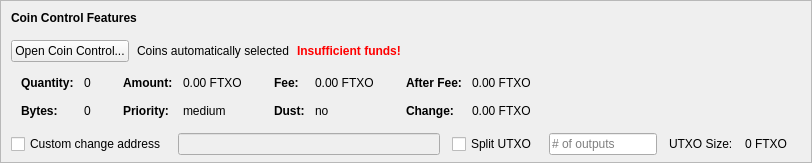
    <widget class="QFrame" name="frameCoinControl">
     <property name="sizePolicy">
      <sizepolicy hsizetype="Expanding" vsizetype="Expanding">
       <horstretch>0</horstretch>
       <verstretch>0</verstretch>
      </sizepolicy>
     </property>
     <property name="maximumSize">
      <size>
       <width>16777215</width>
       <height>16777215</height>
      </size>
     </property>
     <property name="frameShape">
      <enum>QFrame::StyledPanel</enum>
     </property>
     <property name="frameShadow">
      <enum>QFrame::Sunken</enum>
     </property>
     <layout class="QVBoxLayout" name="verticalLayoutCoinControl2">
      <property name="spacing">
       <number>0</number>
      </property>
      <property name="leftMargin">
       <number>0</number>
      </property>
      <property name="topMargin">
       <number>0</number>
      </property>
      <property name="rightMargin">
       <number>0</number>
      </property>
      <property name="bottomMargin">
       <number>6</number>
      </property>
      <item>
       <layout class="QVBoxLayout" name="verticalLayoutCoinControl" stretch="0,0,0,0,1">
        <property name="spacing">
         <number>0</number>
        </property>
        <property name="leftMargin">
         <number>10</number>
        </property>
        <property name="topMargin">
         <number>10</number>
        </property>
        <item>
         <layout class="QHBoxLayout" name="horizontalLayoutCoinControl1">
          <property name="bottomMargin">
           <number>15</number>
          </property>
          <item>
           <widget class="QLabel" name="labelCoinControlFeatures">
            <property name="sizePolicy">
             <sizepolicy hsizetype="Preferred" vsizetype="Maximum">
              <horstretch>0</horstretch>
              <verstretch>0</verstretch>
             </sizepolicy>
            </property>
            <property name="font">
             <font>
              <weight>75</weight>
              <bold>true</bold>
             </font>
            </property>
            <property name="styleSheet">
             <string notr="true">font-weight:bold;</string>
            </property>
            <property name="text">
             <string>Coin Control Features</string>
            </property>
           </widget>
          </item>
         </layout>
        </item>
        <item>
         <layout class="QHBoxLayout" name="horizontalLayoutCoinControl2" stretch="0,0,0,0">
          <property name="spacing">
           <number>8</number>
          </property>
          <property name="bottomMargin">
           <number>10</number>
          </property>
          <item>
           <widget class="QPushButton" name="pushButtonCoinControl">
            <property name="styleSheet">
             <string notr="true"/>
            </property>
            <property name="text">
             <string>Open Coin Control...</string>
            </property>
            <property name="autoDefault">
             <bool>false</bool>
            </property>
           </widget>
          </item>
          <item>
           <widget class="QLabel" name="labelCoinControlAutomaticallySelected">
            <property name="text">
             <string>Coins automatically selected</string>
            </property>
            <property name="margin">
             <number>5</number>
            </property>
           </widget>
          </item>
          <item>
           <widget class="QLabel" name="labelCoinControlInsuffFunds">
            <property name="font">
             <font>
              <weight>75</weight>
              <bold>true</bold>
             </font>
            </property>
            <property name="styleSheet">
             <string notr="true">color:red;font-weight:bold;</string>
            </property>
            <property name="text">
             <string>Insufficient funds!</string>
            </property>
            <property name="margin">
             <number>5</number>
            </property>
           </widget>
          </item>
          <item>
           <spacer name="horizontalSpacerCoinControl">
            <property name="orientation">
             <enum>Qt::Horizontal</enum>
            </property>
            <property name="sizeHint" stdset="0">
             <size>
              <width>40</width>
              <height>1</height>
             </size>
            </property>
           </spacer>
          </item>
         </layout>
        </item>
        <item>
         <widget class="QWidget" name="widgetCoinControl" native="true">
          <property name="sizePolicy">
           <sizepolicy hsizetype="Preferred" vsizetype="Preferred">
            <horstretch>0</horstretch>
            <verstretch>0</verstretch>
           </sizepolicy>
          </property>
          <property name="minimumSize">
           <size>
            <width>0</width>
            <height>0</height>
           </size>
          </property>
          <property name="styleSheet">
           <string notr="true"/>
          </property>
          <layout class="QHBoxLayout" name="horizontalLayoutCoinControl5">
           <property name="leftMargin">
            <number>0</number>
           </property>
           <property name="topMargin">
            <number>0</number>
           </property>
           <property name="rightMargin">
            <number>0</number>
           </property>
           <property name="bottomMargin">
            <number>0</number>
           </property>
           <item>
            <layout class="QHBoxLayout" name="horizontalLayoutCoinControl3" stretch="0,0,0,1">
             <property name="spacing">
              <number>20</number>
             </property>
             <property name="topMargin">
              <number>0</number>
             </property>
             <property name="bottomMargin">
              <number>10</number>
             </property>
             <item>
              <layout class="QFormLayout" name="formLayoutCoinControl1">
               <property name="horizontalSpacing">
                <number>10</number>
               </property>
               <property name="verticalSpacing">
                <number>14</number>
               </property>
               <property name="leftMargin">
                <number>10</number>
               </property>
               <property name="topMargin">
                <number>4</number>
               </property>
               <property name="rightMargin">
                <number>6</number>
               </property>
               <item row="0" column="0">
                <widget class="QLabel" name="labelCoinControlQuantityText">
                 <property name="font">
                  <font>
                   <weight>75</weight>
                   <bold>true</bold>
                  </font>
                 </property>
                 <property name="text">
                  <string>Quantity:</string>
                 </property>
                 <property name="margin">
                  <number>0</number>
                 </property>
                </widget>
               </item>
               <item row="0" column="1">
                <widget class="QLabel" name="labelCoinControlQuantity">
                 <property name="cursor">
                  <cursorShape>IBeamCursor</cursorShape>
                 </property>
                 <property name="contextMenuPolicy">
                  <enum>Qt::ActionsContextMenu</enum>
                 </property>
                 <property name="text">
                  <string notr="true">0</string>
                 </property>
                 <property name="margin">
                  <number>0</number>
                 </property>
                 <property name="textInteractionFlags">
                  <set>Qt::LinksAccessibleByMouse|Qt::TextSelectableByKeyboard|Qt::TextSelectableByMouse</set>
                 </property>
                </widget>
               </item>
               <item row="1" column="0">
                <widget class="QLabel" name="labelCoinControlBytesText">
                 <property name="font">
                  <font>
                   <weight>75</weight>
                   <bold>true</bold>
                  </font>
                 </property>
                 <property name="text">
                  <string>Bytes:</string>
                 </property>
                </widget>
               </item>
               <item row="1" column="1">
                <widget class="QLabel" name="labelCoinControlBytes">
                 <property name="cursor">
                  <cursorShape>IBeamCursor</cursorShape>
                 </property>
                 <property name="contextMenuPolicy">
                  <enum>Qt::ActionsContextMenu</enum>
                 </property>
                 <property name="text">
                  <string notr="true">0</string>
                 </property>
                 <property name="textInteractionFlags">
                  <set>Qt::LinksAccessibleByMouse|Qt::TextSelectableByKeyboard|Qt::TextSelectableByMouse</set>
                 </property>
                </widget>
               </item>
              </layout>
             </item>
             <item>
              <layout class="QFormLayout" name="formLayoutCoinControl2">
               <property name="horizontalSpacing">
                <number>10</number>
               </property>
               <property name="verticalSpacing">
                <number>14</number>
               </property>
               <property name="leftMargin">
                <number>6</number>
               </property>
               <property name="topMargin">
                <number>4</number>
               </property>
               <property name="rightMargin">
                <number>6</number>
               </property>
               <item row="0" column="0">
                <widget class="QLabel" name="labelCoinControlAmountText">
                 <property name="font">
                  <font>
                   <weight>75</weight>
                   <bold>true</bold>
                  </font>
                 </property>
                 <property name="text">
                  <string>Amount:</string>
                 </property>
                 <property name="margin">
                  <number>0</number>
                 </property>
                </widget>
               </item>
               <item row="0" column="1">
                <widget class="QLabel" name="labelCoinControlAmount">
                 <property name="cursor">
                  <cursorShape>IBeamCursor</cursorShape>
                 </property>
                 <property name="contextMenuPolicy">
                  <enum>Qt::ActionsContextMenu</enum>
                 </property>
                 <property name="text">
                  <string notr="true">0.00 FTXO</string>
                 </property>
                 <property name="textInteractionFlags">
                  <set>Qt::LinksAccessibleByMouse|Qt::TextSelectableByKeyboard|Qt::TextSelectableByMouse</set>
                 </property>
                </widget>
               </item>
               <item row="1" column="0">
                <widget class="QLabel" name="labelCoinControlPriorityText">
                 <property name="font">
                  <font>
                   <weight>75</weight>
                   <bold>true</bold>
                  </font>
                 </property>
                 <property name="text">
                  <string>Priority:</string>
                 </property>
                </widget>
               </item>
               <item row="1" column="1">
                <widget class="QLabel" name="labelCoinControlPriority">
                 <property name="cursor">
                  <cursorShape>IBeamCursor</cursorShape>
                 </property>
                 <property name="contextMenuPolicy">
                  <enum>Qt::ActionsContextMenu</enum>
                 </property>
                 <property name="text">
                  <string>medium</string>
                 </property>
                 <property name="textInteractionFlags">
                  <set>Qt::LinksAccessibleByMouse|Qt::TextSelectableByKeyboard|Qt::TextSelectableByMouse</set>
                 </property>
                </widget>
               </item>
              </layout>
             </item>
             <item>
              <layout class="QFormLayout" name="formLayoutCoinControl3">
               <property name="horizontalSpacing">
                <number>10</number>
               </property>
               <property name="verticalSpacing">
                <number>14</number>
               </property>
               <property name="leftMargin">
                <number>6</number>
               </property>
               <property name="topMargin">
                <number>4</number>
               </property>
               <property name="rightMargin">
                <number>6</number>
               </property>
               <item row="0" column="0">
                <widget class="QLabel" name="labelCoinControlFeeText">
                 <property name="font">
                  <font>
                   <weight>75</weight>
                   <bold>true</bold>
                  </font>
                 </property>
                 <property name="text">
                  <string>Fee:</string>
                 </property>
                 <property name="margin">
                  <number>0</number>
                 </property>
                </widget>
               </item>
               <item row="0" column="1">
                <widget class="QLabel" name="labelCoinControlFee">
                 <property name="cursor">
                  <cursorShape>IBeamCursor</cursorShape>
                 </property>
                 <property name="contextMenuPolicy">
                  <enum>Qt::ActionsContextMenu</enum>
                 </property>
                 <property name="text">
                  <string notr="true">0.00 FTXO</string>
                 </property>
                 <property name="textInteractionFlags">
                  <set>Qt::LinksAccessibleByMouse|Qt::TextSelectableByKeyboard|Qt::TextSelectableByMouse</set>
                 </property>
                </widget>
               </item>
               <item row="1" column="0">
                <widget class="QLabel" name="labelCoinControlLowOutputText">
                 <property name="font">
                  <font>
                   <weight>75</weight>
                   <bold>true</bold>
                  </font>
                 </property>
                 <property name="text">
                  <string>Dust:</string>
                 </property>
                </widget>
               </item>
               <item row="1" column="1">
                <widget class="QLabel" name="labelCoinControlLowOutput">
                 <property name="cursor">
                  <cursorShape>IBeamCursor</cursorShape>
                 </property>
                 <property name="contextMenuPolicy">
                  <enum>Qt::ActionsContextMenu</enum>
                 </property>
                 <property name="text">
                  <string>no</string>
                 </property>
                 <property name="textInteractionFlags">
                  <set>Qt::LinksAccessibleByMouse|Qt::TextSelectableByKeyboard|Qt::TextSelectableByMouse</set>
                 </property>
                </widget>
               </item>
              </layout>
             </item>
             <item>
              <layout class="QFormLayout" name="formLayoutCoinControl4">
               <property name="horizontalSpacing">
                <number>10</number>
               </property>
               <property name="verticalSpacing">
                <number>14</number>
               </property>
               <property name="leftMargin">
                <number>6</number>
               </property>
               <property name="topMargin">
                <number>4</number>
               </property>
               <property name="rightMargin">
                <number>6</number>
               </property>
               <item row="0" column="0">
                <widget class="QLabel" name="labelCoinControlAfterFeeText">
                 <property name="font">
                  <font>
                   <weight>75</weight>
                   <bold>true</bold>
                  </font>
                 </property>
                 <property name="text">
                  <string>After Fee:</string>
                 </property>
                 <property name="margin">
                  <number>0</number>
                 </property>
                </widget>
               </item>
               <item row="0" column="1">
                <widget class="QLabel" name="labelCoinControlAfterFee">
                 <property name="cursor">
                  <cursorShape>IBeamCursor</cursorShape>
                 </property>
                 <property name="contextMenuPolicy">
                  <enum>Qt::ActionsContextMenu</enum>
                 </property>
                 <property name="text">
                  <string notr="true">0.00 FTXO</string>
                 </property>
                 <property name="textInteractionFlags">
                  <set>Qt::LinksAccessibleByMouse|Qt::TextSelectableByKeyboard|Qt::TextSelectableByMouse</set>
                 </property>
                </widget>
               </item>
               <item row="1" column="0">
                <widget class="QLabel" name="labelCoinControlChangeText">
                 <property name="font">
                  <font>
                   <weight>75</weight>
                   <bold>true</bold>
                  </font>
                 </property>
                 <property name="text">
                  <string>Change:</string>
                 </property>
                </widget>
               </item>
               <item row="1" column="1">
                <widget class="QLabel" name="labelCoinControlChange">
                 <property name="cursor">
                  <cursorShape>IBeamCursor</cursorShape>
                 </property>
                 <property name="contextMenuPolicy">
                  <enum>Qt::ActionsContextMenu</enum>
                 </property>
                 <property name="text">
                  <string notr="true">0.00 FTXO</string>
                 </property>
                 <property name="textInteractionFlags">
                  <set>Qt::LinksAccessibleByMouse|Qt::TextSelectableByKeyboard|Qt::TextSelectableByMouse</set>
                 </property>
                </widget>
               </item>
              </layout>
             </item>
            </layout>
           </item>
          </layout>
         </widget>
        </item>
        <item>
         <layout class="QHBoxLayout" name="horizontalLayoutCoinControl4" stretch="0,0,0,0,0,0,0">
          <property name="spacing">
           <number>12</number>
          </property>
          <property name="sizeConstraint">
           <enum>QLayout::SetDefaultConstraint</enum>
          </property>
          <property name="topMargin">
           <number>5</number>
          </property>
          <property name="rightMargin">
           <number>5</number>
          </property>
          <item>
           <widget class="QCheckBox" name="checkBoxCoinControlChange">
            <property name="toolTip">
             <string>If this is activated, but the change address is empty or invalid, change will be sent to a newly generated address.</string>
            </property>
            <property name="text">
             <string>Custom change address</string>
            </property>
           </widget>
          </item>
          <item>
           <widget class="QValidatedLineEdit" name="lineEditCoinControlChange">
            <property name="enabled">
             <bool>false</bool>
            </property>
            <property name="sizePolicy">
             <sizepolicy hsizetype="Expanding" vsizetype="Fixed">
              <horstretch>0</horstretch>
              <verstretch>0</verstretch>
             </sizepolicy>
            </property>
           </widget>
          </item>
          <item>
           <widget class="QCheckBox" name="splitBlockCheckBox">
            <property name="text">
             <string>Split UTXO</string>
            </property>
           </widget>
          </item>
          <item>
           <widget class="QLineEdit" name="splitBlockLineEdit">
            <property name="sizePolicy">
             <sizepolicy hsizetype="Fixed" vsizetype="Fixed">
              <horstretch>50</horstretch>
              <verstretch>0</verstretch>
             </sizepolicy>
            </property>
            <property name="placeholderText">
             <string># of outputs</string>
            </property>
           </widget>
          </item>
          <item>
           <widget class="QLabel" name="labelBlockSizeText">
            <property name="text">
             <string>UTXO Size:</string>
            </property>
           </widget>
          </item>
          <item>
           <widget class="QLabel" name="labelBlockSize">
            <property name="text">
             <string>0 FTXO</string>
            </property>
           </widget>
          </item>
          <item>
           <widget class="QLabel" name="labelCoinControlChangeLabel">
            <property name="sizePolicy">
             <sizepolicy hsizetype="Preferred" vsizetype="Expanding">
              <horstretch>0</horstretch>
              <verstretch>0</verstretch>
             </sizepolicy>
            </property>
            <property name="minimumSize">
             <size>
              <width>0</width>
              <height>0</height>
             </size>
            </property>
            <property name="text">
             <string/>
            </property>
            <property name="margin">
             <number>3</number>
            </property>
           </widget>
          </item>
         </layout>
        </item>
        <item>
         <spacer name="verticalSpacerCoinControl">
          <property name="orientation">
           <enum>Qt::Vertical</enum>
          </property>
          <property name="sizeHint" stdset="0">
           <size>
            <width>800</width>
            <height>1</height>
           </size>
          </property>
         </spacer>
        </item>
       </layout>
      </item>
     </layout>
    </widget>
